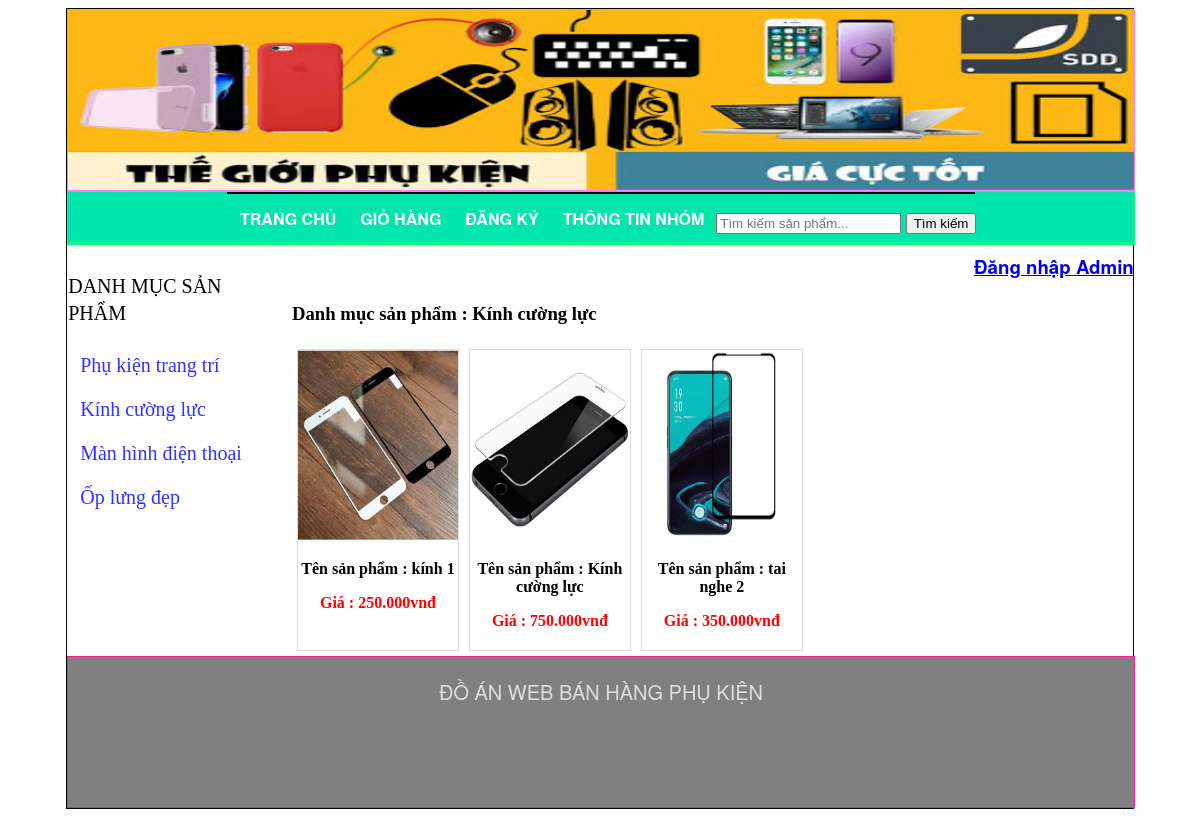
The page /index.php?quanly=danhmucsanpham&id=4 on the database its author committed.
### tables this page shows
CREATE TABLE `tbl_danhmuc` (
  `id_danhmuc` int(11) NOT NULL,
  `tendanhmuc` varchar(100) NOT NULL,
  `thutu` int(11) NOT NULL
);

CREATE TABLE `tbl_sanpham` (
  `id_sanpham` int(11) NOT NULL,
  `tensanpham` varchar(250) NOT NULL,
  `masp` varchar(100) NOT NULL,
  `giasp` varchar(50) NOT NULL,
  `soluong` int(11) NOT NULL,
  `hinhanh` varchar(50) NOT NULL,
  `tomtat` text NOT NULL,
  `noidung` text NOT NULL,
  `tinhtrang` int(11) NOT NULL,
  `id_danhmuc` int(11) NOT NULL
);

### pages/main/danhmuc.php (the view)
<?php
	$sql_pro = "SELECT * FROM tbl_sanpham WHERE tbl_sanpham.id_danhmuc='$_GET[id]' ORDER BY id_sanpham DESC";
	$query_pro = mysqli_query($mysqli,$sql_pro);
	$sql_cate = "SELECT * FROM tbl_danhmuc WHERE tbl_danhmuc.id_danhmuc='$_GET[id]' LIMIT 1";
	$query_cate = mysqli_query($mysqli,$sql_cate);
	$row_title = mysqli_fetch_array($query_cate);
?>
<h3>Danh mục sản phẩm : <?php echo $row_title['tendanhmuc'] ?></h3>
				<ul class="product_list">
					<?php
					while($row_pro = mysqli_fetch_array($query_pro)){
					?>
					<li>
						<a href="index.php?quanly=sanpham&id=<?php echo $row_pro['id_sanpham'] ?>">
							<img src="admincp/modules/quanlysp/uploads/<?php echo $row_pro['hinhanh'] ?>">
							<p class="title_product">Tên sản phẩm : <?php echo $row_pro['tensanpham'] ?></p>
							<p class="price_product">Giá : <?php echo number_format($row_pro['giasp'],0,',','.').'vnđ' ?></p>
						</a>
					</li>
					<?php
					}
					?>
				</ul>

### index.php (shortened to what this page needs)
<!DOCTYPE html>
<html lang="en">
<head>
	<link rel="stylesheet" type="text/css" href="css/style.css">
	<link rel="stylesheet" type="text/css" href="https://cdnjs.cloudflare.com/ajax/libs/font-awesome/4.7.0/css/font-awesome.css">
</head>
<body>
	<div class="wrapper">
		<?php
			include("pages/header.php");
			include("pages/menu.php");
			include("pages/main.php");
			include("pages/footer.php");
		?>
	</div>
</body>
</html>

### pages/header.php
<div class="header"></div>

### pages/menu.php (shortened to what this page needs)
<div class="menu">
			<ul class="list_menu">
				<li><a href="index.php">TRANG CHỦ</a></li>
				<li><a href="index.php?quanly=giohang">GIỎ HÀNG</a></li>
				<?php
				if(isset($_SESSION['dangky'])){
				?>
				<li><a href="index.php?dangxuat=1">ĐĂNG XUẤT</a></li>
				<li><a href="index.php?quanly=thaydoimatkhau">CÀI ĐẶT TÀI KHOẢN</a></li>
				<?php
				}else{
				?>
				<li><a href="index.php?quanly=dangky">ĐĂNG KÝ</a></li>
				<?php
				}
				?>
				<li><a href="index.php?quanly=tacgia">THÔNG TIN NHÓM</a></li>
			</ul>
			<p>
				<form action="index.php?quanly=timkiem" method="POST">
					<input type="text" placeholder="Tìm kiếm sản phẩm..." name="tukhoa">
					<input type="submit" name="timkiem" value="Tìm kiếm">
				</form>
			</p>
			<h3>
				<a href="http://localhost:8080/banhangphukien/admincp/login.php" style="float:right;"> Đăng nhập Admin</a>
			</h3>
		</div>

### pages/main.php
<div id="main">
		<?php
		include("sidebar/sidebar.php");
		?>
		<div class="maincontent">
			<?php
			if(isset($_GET['quanly'])){
				$tam = $_GET['quanly'];
			}else{
				$tam = '';
			}
			if($tam=='danhmucsanpham'){
				include("main/danhmuc.php");
			}elseif($tam=='giohang'){
				include("main/giohang.php");
			}elseif($tam=='tacgia'){
				include("main/tacgia.php");
			}elseif($tam=='sanpham'){
				include("main/sanpham.php");
			}elseif($tam=='dangky'){
				include("main/dangky.php");
			}elseif($tam=='thanhtoan'){
				include("main/thanhtoan.php");
			}elseif($tam=='dangnhap'){
				include("main/dangnhap.php");
			}elseif($tam=='timkiem'){
				include("main/timkiem.php");
			}elseif($tam=='camon'){
				include("main/camon.php");
			}elseif($tam=='thaydoimatkhau'){
				include("main/thaydoimatkhau.php");
			}else{
				include("main/index.php");
			}
			?>
		</div>
	</div>

### pages/sidebar/sidebar.php
<div class="sidebar">
				<ul class="list_sidebar">
				<p>DANH MỤC SẢN PHẨM</p>
					<?php
						$sql_danhmuc = "SELECT * FROM tbl_danhmuc ORDER BY id_danhmuc DESC";
						$query_danhmuc = mysqli_query($mysqli,$sql_danhmuc);
						while($row = mysqli_fetch_array($query_danhmuc)){
					?>
					<li><a href="index.php?quanly=danhmucsanpham&id=<?php echo $row['id_danhmuc'] ?>"><?php echo $row['tendanhmuc'] ?></a></li>
					<?php
					}
					?>
				</ul>
			</div>

### pages/footer.php (shortened to what this page needs)
<div class="footer">
	<p class="footer_copyright">ĐỒ ÁN WEB BÁN HÀNG PHỤ KIỆN
	<br>
	</p>
</div>

### css/style.css (style rules this page uses)
.wrapper { border:1px solid #000; height: auto; width: 90%; margin:0 auto; }
.header { background-image: url("../images/banner.jpg"); background-repeat: no-repeat; background-size: 100% 180px; border:1px solid #ff80ff; height: 180px; width: 100%; }
.menu { border:1px solid #1aff8c; height: 50px; width: 100%; background: #00e6ac; font-family: "Helvetica Neue",Helvetica,Arial,sans-serif; }
ul.list_menu { padding: 0; margin: 0; width: 70%; border: 1px solid black; list-style: none; margin: 0 auto; line-height: 27px; font-weight: 600; }
ul.list_menu li a { text-decoration: none; text-align: center; color: white ; }
ul.list_menu li { float: left; margin: 7px; padding: 5px; }
#main { border:1px solid #00ff80; height: auto; width: 100%; }
.sidebar { height: 390px; width: 20%; margin-top:0px; margin-left:0px; float: left; }
ul.list_sidebar { padding: 0; margin: 0; width: 100%; border: 1px ; list-style: none; line-height: 27px; font-size: 20px; }
ul.list_sidebar li a { text-decoration: none; text-align: left; color: #3333ff; display: block; }
ul.list_sidebar li { margin: 7px; padding: 5px; }
.maincontent { height: auto; width: 79%; margin-top:5px; margin-left:5px; float: right; }
ul.product_list { padding: 0; margin: 0; list-style: none; width: 100%; }
ul.product_list li img { height: 190px; }
ul.product_list li { width: 19%; border: 1px solid #ddd; margin: 5px; float: left; height: 300px; }
ul.product_list li a { text-decoration: none; }
ul.product_list li img { width: 100%; }
p.price_product { text-align: center; color: red; font-size: 16px; font-weight: bold; }
p.title_product { text-align: center; color: #000; font-size: 16px; font-weight: bold; }
.footer { border:1px solid #ff1a8c; height: 150px; width: 100%; background : gray; color: white; }
p.footer_copyright { text-align: center; font-family: "Helvetica Neue",Helvetica,Arial,sans-serif; color: #000; color: #ddd; font-size: 20px; }

### rows shown on the page
tbl_danhmuc: tendanhmuc "Phụ kiện trang trí"
tbl_danhmuc: tendanhmuc "Kính cường lực"
tbl_danhmuc: tendanhmuc "Màn hình điện thoại"
tbl_danhmuc: tendanhmuc "Ốp lưng đẹp"
tbl_sanpham: hinhanh (picture), tensanpham "kính 1", giasp "250.000"
tbl_sanpham: hinhanh (picture), tensanpham "Kính cường lực", giasp "750.000"
tbl_sanpham: hinhanh (picture), tensanpham "tai nghe 2", giasp "350.000"
